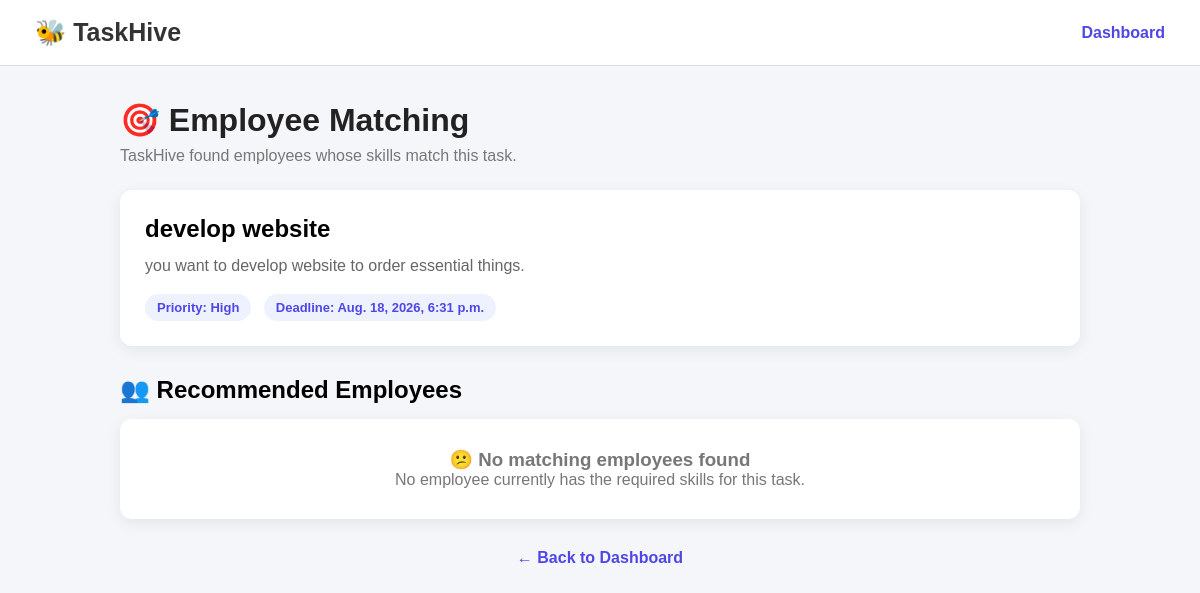
The app's page /tasks/1/matching/ (signed in) with its own data.
### taskhiveapp/models.py (models this page shows, shortened)
class Task(models.Model):
    PRIORITY_CHOICES = [
        ("low", "Low"),
        ("medium", "Medium"),
        ("high", "High"),
        ("urgent", "Urgent"),
    ]
    STATUS_CHOICES = [
        ("assigned", "Assigned"),
        ("accepted", "Accepted"),
        ("in_progress", "In Progress"),
        ("blocked", "Blocked"),
        ("completed", "Completed"),
        ("verified", "Verified"),
    ]
    title = models.CharField(max_length=200)
    description = models.TextField()
    created_by = models.ForeignKey(
        Employee,
        on_delete=models.CASCADE,
        related_name="created_tasks"
    )
    required_skills = models.ManyToManyField(
        Skill,
        blank=True,
        related_name="tasks"
    )
    priority = models.CharField(
        max_length=20,
        choices=PRIORITY_CHOICES,
        default="medium"
    )
    status = models.CharField(
        max_length=20,
        choices=STATUS_CHOICES,
        default="assigned"
    )
    progress = models.PositiveIntegerField(
        default=0,
        validators=[MinValueValidator(0), MaxValueValidator(100)]
    )
    deadline = models.DateTimeField()
    created_at = models.DateTimeField(auto_now_add=True)
    updated_at = models.DateTimeField(auto_now=True)

### taskhiveapp/views.py (the view, shortened to what this page needs)
def task_matching(request, task_id):
    if not request.user.is_authenticated:
        return redirect("login")
    manager = Employee.objects.get(
        user=request.user
    )
    if manager.role != "manager":
        return render(
            request,
            "taskhiveapp/access_denied.html"
        )
    task = Task.objects.get(
        id=task_id
    )
    required_skills = set(
        task.required_skills.values_list(
            "id",
            flat=True
        )
    )
    employees = Employee.objects.exclude(
        id=manager.id
    )
    matches = []
    for employee in employees:
        employee_skills = set(
            employee.skills.values_list(
                "id",
                flat=True
            )
        )
        matched_skills = required_skills & employee_skills
        match_count = len(matched_skills)
    matches.sort(
        key=lambda x: x["percentage"],
        reverse=True
    )
    return render(
        request,
        "taskhiveapp/task_matching.html",
        {
            "task": task,
            "matches": matches,
        }
    )

### taskhiveapp/templates/taskhiveapp/task_matching.html (shortened to what this page needs)
{% load static %}
<!DOCTYPE html>
<html lang="en">
<head>
</head>
<body>
    <div class="navbar">
        <div class="logo">
            🐝 TaskHive
        </div>
        <a href="{% url 'dashboard' %}" class="nav-link">
            Dashboard
        </a>
    </div>
    <div class="container">
        <div class="header">
            <h1>🎯 Employee Matching</h1>
            <p>
                TaskHive found employees whose skills match this task.
            </p>
        </div>
        <div class="task-card">
            <h2>
                {{ task.title }}
            </h2>
            <p class="task-description">
                {{ task.description }}
            </p>
            <span class="badge">
                Priority: {{ task.get_priority_display }}
            </span>
            <span class="badge">
                Deadline: {{ task.deadline }}
            </span>
        </div>
        <h2 class="matches-title">
            👥 Recommended Employees
        </h2>
        {% if matches %}
            <div class="employee-grid">
                {% for match in matches %}
                    <div class="employee-card">
                        <div class="employee-name">
                            {{ match.employee.user.first_name }}
                            {{ match.employee.user.last_name }}
                        </div>
                        <div class="employee-info">
                            {{ match.employee.department }}
                        </div>
                        <div class="match-score">
                            <strong>
                                {{ match.percentage }}%
                            </strong>
                            skill match
                            <div class="progress-container">
                                <div
                                    class="progress-bar"
                                    style="width: {{ match.percentage }}%;">
                                </div>
                            </div>
                        </div>
                        <p>
                            <strong>
                                Skills matched:
                            </strong>
                            {{ match.matched_skills }}
                            /
                            {{ match.total_skills }}
                        </p>
                        <div class="skills">
                            {% for skill in match.employee.skills.all %}
                                <span class="skill">
                                    {{ skill.name }}
                                </span>
                            {% endfor %}
                        </div>
                        <a
                            href="{% url 'assign_task' task.id match.employee.id %}"
                            class="assign-btn">
                            Assign Task
                        </a>
                    </div>
                {% endfor %}
            </div>
        {% else %}
            <div class="no-match">
                <h3>
                    😕 No matching employees found
                </h3>
                <p>
                    No employee currently has the required skills for this task.
                </p>
            </div>
        {% endif %}
        <div class="footer">
            <a href="{% url 'dashboard' %}">
                ← Back to Dashboard
            </a>
        </div>
    </div>
</body>
</html>

### taskhiveapp/templates/taskhiveapp/task_matching.html (style rules this page uses)
* { box-sizing: border-box; margin: 0; padding: 0; font-family: Arial, sans-serif; }
body { background: #f4f6f9; min-height: 100vh; }
.navbar { background: white; padding: 18px 35px; display: flex; justify-content: space-between; align-items: center; border-bottom: 1px solid #ddd; }
.logo { font-size: 25px; font-weight: bold; color: #333; }
.nav-link { text-decoration: none; color: #4f46e5; font-weight: bold; }
.container { max-width: 1000px; margin: 35px auto; padding: 0 20px; }
.header { margin-bottom: 25px; }
.header h1 { color: #222; margin-bottom: 8px; }
.header p { color: #777; }
.task-card { background: white; padding: 25px; border-radius: 12px; box-shadow: 0 4px 15px rgba(0, 0, 0, 0.07); margin-bottom: 30px; }
.task-card h2 { margin-bottom: 10px; }
.task-description { color: #666; line-height: 1.6; margin-bottom: 15px; }
.badge { display: inline-block; padding: 6px 12px; border-radius: 20px; background: #eef2ff; color: #4f46e5; font-size: 13px; font-weight: bold; margin-right: 8px; }
.matches-title { margin-bottom: 15px; }
.no-match { background: white; padding: 30px; border-radius: 12px; text-align: center; color: #777; box-shadow: 0 4px 15px rgba(0, 0, 0, 0.07); }
.footer { margin-top: 30px; text-align: center; }
.footer a { color: #4f46e5; text-decoration: none; font-weight: bold; }

### records on screen
Task: title "develop website", description "you want to develop website to order essential things.", priority "High", deadline "Aug. 18, 2026, 6:31 p.m."
